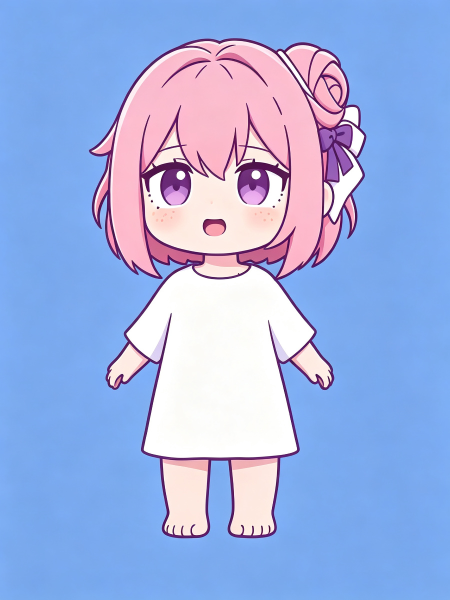
#> input picture projects/gugugaga-run/_raw/3dview/doro2d.jpg, 900 x 1200 px, found by its file name (shown at 1/2 size); its folder holds only this picture in this run
$ python key2d.py
#> lines starting #> are read from the running program, lines starting #| are printed output that depends on the picture
# -*- coding: utf-8 -*-
"""下载 2D 重绘图，采样背景色，键控抠图，放入目标比例画布。"""
import math
import urllib.request
from PIL import Image

JOBS = [
    ('https://aka.doubaocdn.com/s/gB15dkPpTs', 'doro2d', 150 / 156, 156),
    ('https://aka.doubaocdn.com/s/ovrP7nqLiX', 'peng2d', 86 / 96, 96),
]
D = r'D:/tangOvO1/learn/gugugaga快跑/_raw/3dview'

def sample_bg(im):
    """取四角与四边中部像素的平均色作为背景色。"""
    w, h = im.size
    pts = [(8, 8), (w - 8, 8), (8, h - 8), (w - 8, h - 8),
           (w // 2, 8), (w // 2, h - 8), (8, h // 2), (w - 8, h // 2)]
    rs = gs = bs = 0
    n = 0
    for x, y in pts:
        r, g, b = im.getpixel((x, y))[:3]
        rs += r; gs += g; bs += b; n += 1
    return (rs / n, gs / n, bs / n)

def key(im, bg, T1=70, T2=140):
    """颜色距离键控：完全透明(<T1)、羽化(T1-T2)、保留(>T2)，并去背景色恢复边缘。"""
    w, h = im.size
    px = im.load()
    out = Image.new('RGBA', (w, h), (0, 0, 0, 0))
    opx = out.load()
    for y in range(h):
        for x in range(w):
            r, g, b = px[x, y][:3]
            d = math.sqrt((r - bg[0]) ** 2 + (g - bg[1]) ** 2 + (b - bg[2]) ** 2)
            if d >= T2:
                a = 1.0
            elif d <= T1:
                continue
            else:
                a = (d - T1) / (T2 - T1)
            if a < 0.2:
                continue
            t = a
            fr = (r - bg[0] * (1 - t)) / t
            fg = (g - bg[1] * (1 - t)) / t
            fb = (b - bg[2] * (1 - t)) / t
            opx[x, y] = (int(max(0, min(255, fr))), int(max(0, min(255, fg))),
                         int(max(0, min(255, fb))), int(255 * t))
    return out

def place(im, dst, canvas_ratio, max_h, pad=4):
    bbox = im.getbbox()
    if bbox:
        x0, y0, x1, y1 = bbox
        im = im.crop((max(0, x0 - pad), max(0, y0 - pad), min(im.size[0], x1 + pad), min(im.size[1], y1 + pad)))
    w, h = im.size
    ratio = w / h
    cw = int(round(max_h * canvas_ratio))
    ch = max_h
    canvas = Image.new('RGBA', (cw, ch), (0, 0, 0, 0))
    rh = ch
    rw = int(round(rh * ratio))
    if rw > cw:
        rw = cw
        rh = int(round(rw / ratio))
    im = im.resize((rw, rh), Image.LANCZOS)
    canvas.paste(im, ((cw - rw) // 2, (ch - rh) // 2), im)
    canvas.save(dst)
    print(dst, canvas.size, '角色', (rw, rh))

for url, name, cr, mh in JOBS:
    src = D + '/' + name + '.jpg'
    urllib.request.urlretrieve(url, src)
#> (this line was passed over: the network is not available in this run)
    im = Image.open(src).convert('RGBA')
    bg = sample_bg(im)
#> the loop in sample_bg, `for x, y in pts:` made 8 passes
#> (r, g, b, rs, gs, bs) on passes 1 to 8: (122, 170, 242, 122, 170, 242), (123, 171, 243, 245, 341, 485), (124, 173, 242, 369, 514, 727), (124, 173, 240, 493, 687, 967), (123, 170, 238, 616, 857, 1205), (125, 174, 240, 741, 1031, 1445), (126, 173, 243, 867, 1204, 1688), (123, 172, 241, 990, 1376, 1929)
#> after the loop in sample_bg, `for x, y in pts:`: bs = 1929; gs = 1376; n = 8; rs = 990
#> bg = (123.8, 172, 241.1)
    print(name, 'bg=', tuple(round(v, 1) for v in bg), 'size', im.size)
#| doro2d bg= (123.8, 172.0, 241.1) size (900, 1200)
    cut = key(im, bg)
#> in key, `out = Image.new('RGBA', (w, h), (0, 0, 0, 0))`: out: PIL image 900x1200 RGBA; every value is 0
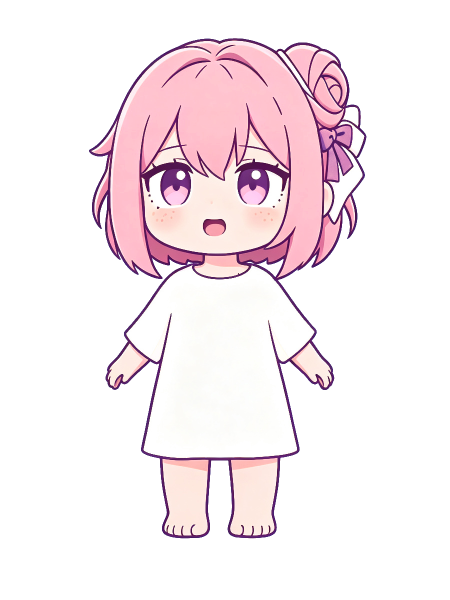
#> cut: PIL image 900x1200 RGBA (shown at 1/2 size); mean R, G, B, A 76.3, 63.1, 67.7, 81; transparent parts drawn white
    cut.save(D + '/' + name + '_cut.png')
    place(cut, D + '/' + name + '_canvas.png', cr, mh)
#> in place, `bbox = im.getbbox()`: bbox = (178, 76, 733, 1077)
#> in place, `x0, y0, x1, y1 = bbox`: x0 = 178; y0 = 76; x1 = 733; y1 = 1077
#> in place, `im = im.crop((max(0, x0 - pad), max(0, y0 - pad), min(im.size[0], x1 +..`:
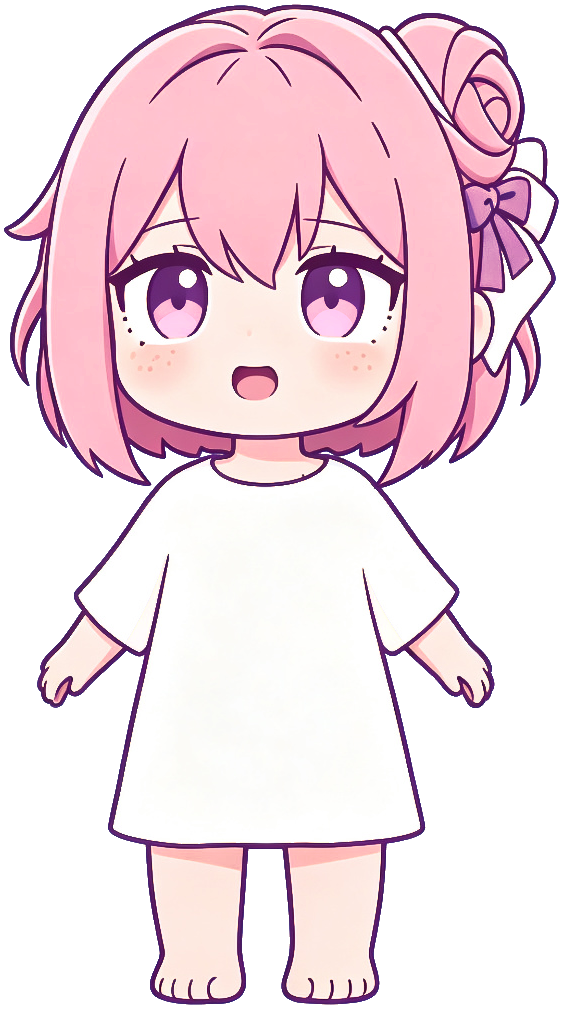
#> im: PIL image 563x1009 RGBA; mean R, G, B, A 145.1, 120.1, 128.7, 154; transparent parts drawn white
#> in place, `canvas = Image.new('RGBA', (cw, ch), (0, 0, 0, 0))`: canvas: PIL image 150x156 RGBA; every value is 0
#> in place, `im = im.resize((rw, rh), Image.LANCZOS)`:
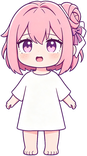
#> im: PIL image 87x156 RGBA; mean R, G, B, A 147.3, 120.9, 134.4, 154.2; transparent parts drawn white
#> in place, `canvas.paste(im, ((cw - rw) // 2, (ch - rh) // 2), im)`:
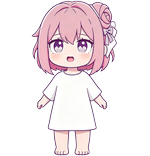
#> canvas: PIL image 150x156 RGBA; mean R, G, B, A 79.3, 66.7, 71.4, 84.4; transparent parts drawn white
#| D:/tangOvO1/learn/gugugaga快跑/_raw/3dview/doro2d_canvas.png (150, 156) 角色 (87, 156)
#> (the run stopped early here; a loop or call above may not have finished)
